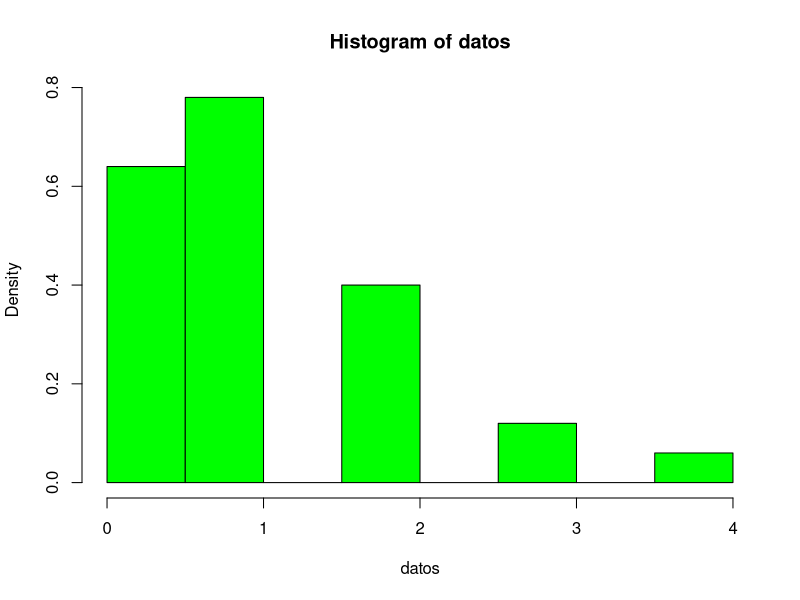
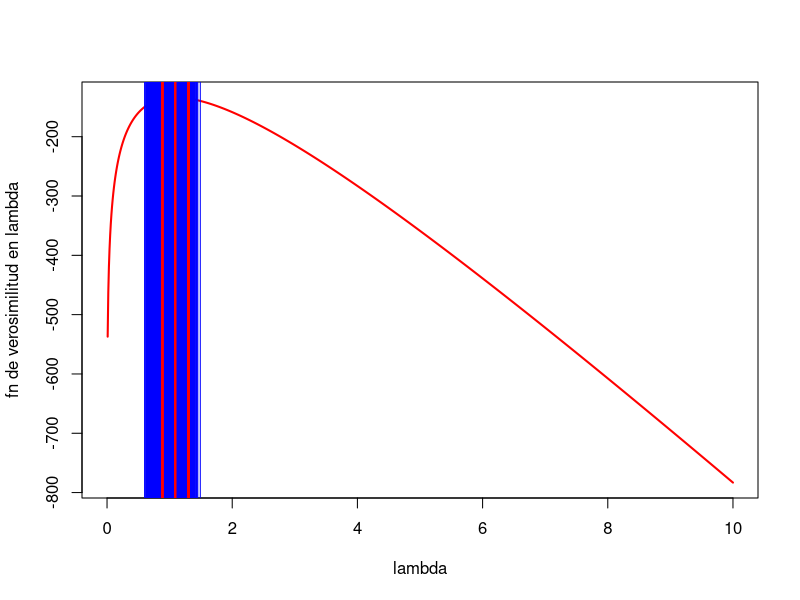
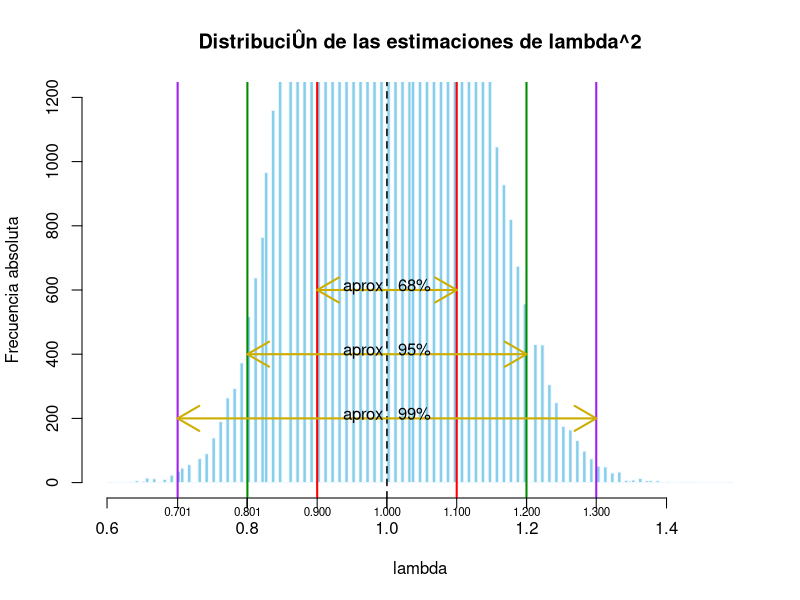

Reproduce these figures in R, in order.
#Generacion de la grafica de la funciÛn de verosimilitud de una VA Poisson
#EstimaciÛn de la varianza

datos <- rpois(100,1)
hist(datos,col="green", freq=F)
n <- length(datos)
EMV<-sum(datos)/n
EMV

# FunciÛn de verosimilitud para una VA poisson
v.g<- function(y,lambda,n){
  #Nota si se hacia vero <-- no funcionaba por esto asi se pone el return
  return(-n*lambda + log(lambda)*sum(y) - sum(log(factorial(y))))
}

# Estimacion
estima <- optim(c(1),v.g,method="BFGS",control=list(fnscale=-1),y=datos,n=100)   
estima$par
estima$value
estima$convergence

#Gr·fica de la funcion de verosimilitud
sec<- seq(0, 10, 0.01)

logvero<- v.g(y=datos,lambda=sec,n=100)
quartz()
plot(sec, logvero, type="l", lwd=2, lty=1, col="red", xlab="lambda", ylab="fn de verosimilitud en lambda")
abline(v=estima$par,col="blue")

#Replica de la estimaciÛn k veces
k<-100000
vecpar<-numeric(k)
for (i in 1:k)
{
  
  datos <- rpois(100,1)
  
  # Estimacion
  estima <- optim(c(1),v.g,method="BFGS",control=list(fnscale=-1),y=datos,n=100)   
  estima$par
  vecpar[i] <- estima$par
  
  #Gr·fica de la funcion de verosimilitud
  sec<- seq(0, 20, 0.01)
  logvero<- v.g(y=datos,lambda=sec,n=100)
  abline(v=estima$par,col="blue",add=T)
  #Estimaciones teÛricas que acotan a las experimentales
  abline(v=EMV,col="red",lwd=2, add=T)
  abline(v=EMV-1.96*sqrt(EMV/n),col="red",lwd=2, add=T)
  abline(v=EMV+1.96*sqrt(EMV/n),col="red",lwd=2, add=T)
}

sd<- sd(vecpar)
quartz()
hist(vecpar,col="skyblue", freq=T,breaks=sqrt(k),main="DistribuciÛn de las estimaciones de lambda^2",
     xlab="lambda",ylab="Frecuencia absoluta",border="aliceblue",ylim=c(0,1200))
abline(v=mean(vecpar)+sd,col="red",lwd=2)
axis(1, at=mean(vecpar)+sd,labels=sprintf("%.3f",mean(vecpar)+sd),mgp=c(0,0.1,0),cex.axis=0.7)
abline(v=mean(vecpar)-sd,col="red",lwd=2)
axis(1, at=mean(vecpar)-sd,labels=sprintf("%.3f",mean(vecpar)-sd),mgp=c(0,0.1,0),cex.axis=0.7)
abline(v=mean(vecpar)+2*sd,col="green4",lwd=2)
axis(1, at=mean(vecpar)+2*sd,labels=sprintf("%.3f",mean(vecpar)+2*sd),mgp=c(0,0.1,0),cex.axis=0.7)
abline(v=mean(vecpar)-2*sd,col="green4",lwd=2)
axis(1, at=mean(vecpar)-2*sd,labels=sprintf("%.3f",mean(vecpar)-2*sd),mgp=c(0,0.1,0),cex.axis=0.7)
abline(v=mean(vecpar)+3*sd,col="purple",lwd=2)
axis(1, at=mean(vecpar)+3*sd,labels=sprintf("%.3f",mean(vecpar)+3*sd),mgp=c(0,0.1,0),cex.axis=0.7)
abline(v=mean(vecpar)-3*sd,col="purple",lwd=2)
axis(1, at=mean(vecpar)-3*sd,labels=sprintf("%.3f",mean(vecpar)-3*sd),mgp=c(0,0.1,0),cex.axis=0.7)
abline(v=mean(vecpar),col="black",lwd=1.5,lty=2)
axis(1, at=mean(vecpar),labels=sprintf("%.3f",mean(vecpar)),mgp=c(0,0.1,0),cex.axis=0.7)
arrows(mean(vecpar)-sd,600,mean(vecpar)+sd,600,col="gold3",lwd=2,code=3) 
arrows(mean(vecpar)-2*sd,400,mean(vecpar)+2*sd,400,col="gold3",lwd=2,code=3) 
arrows(mean(vecpar)-3*sd,200,mean(vecpar)+3*sd,200,col="gold3",lwd=2,code=3)
text(x=mean(vecpar),y=610, labels="aprox   68%")
text(x=mean(vecpar),y=410, labels="aprox   95%") 
text(x=mean(vecpar),y=210, labels="aprox   99%") 
